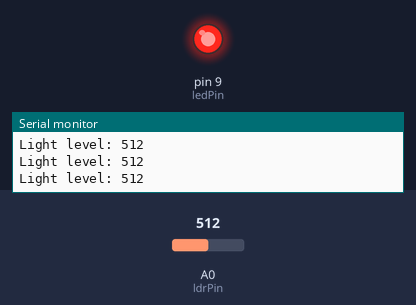
The sketch below on a simulated Arduino Uno, built with avr-gcc and run on an emulated ATmega328P. Parts: output pins drawn as LEDs (lit = HIGH), the last lines printed to the serial monitor. The inputs (shaded band) are chosen by the test bench; at power-on: A0 (ldrPin) = 512.

Above: at 1.2 s.
1.3 s: A0 (ldrPin) set to 490
At 2.6 s:
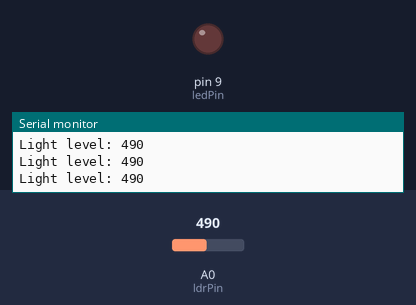
2.9 s: A0 (ldrPin) set to 510
At 4.1 s:
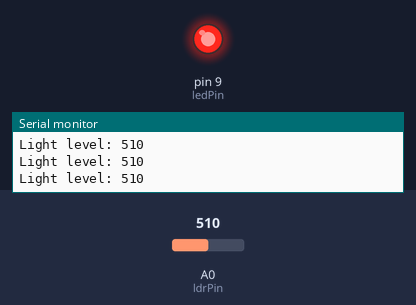
4.5 s: A0 (ldrPin) set to 306
At 5.5 s:
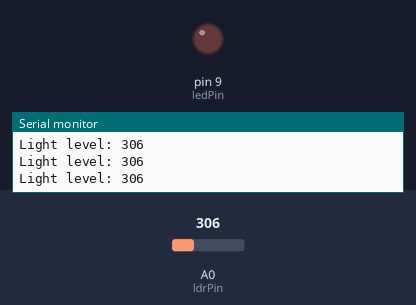
Timing chart, 0 to 7.5 s (numbered marks = the images above; inputs shaded):
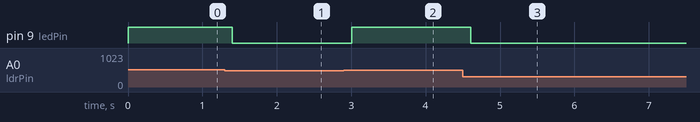

Measured:
- the behaviour switches between 501 and 500 on A0 (ldrPin) (found by bisection; images 0 and 1)
- after the input at 1.3 s, pin 9 (ledPin): HIGH → LOW after 0.10 s
- after the input at 2.9 s, pin 9 (ledPin): LOW → HIGH after 0.11 s
- after the input at 4.5 s, pin 9 (ledPin): HIGH → LOW after 0.11 s

The sketch:

sketch.ino
```cpp
const int ldrPin = A0;
const int ledPin = 9;

const int darkThreshold = 500; // adjust based on testing — higher value = darker

void setup() {
  pinMode(ledPin, OUTPUT);
  Serial.begin(9600);
}

void loop() {
  int lightLevel = analogRead(ldrPin); // 0 (bright) to 1023 (dark), depends on wiring

  Serial.print("Light level: ");
  Serial.println(lightLevel);

  if (lightLevel > darkThreshold) {
    digitalWrite(ledPin, HIGH); // dark enough — turn on the night light
  } else {
    digitalWrite(ledPin, LOW); // bright enough — keep it off
  }

  delay(200);
}
```
